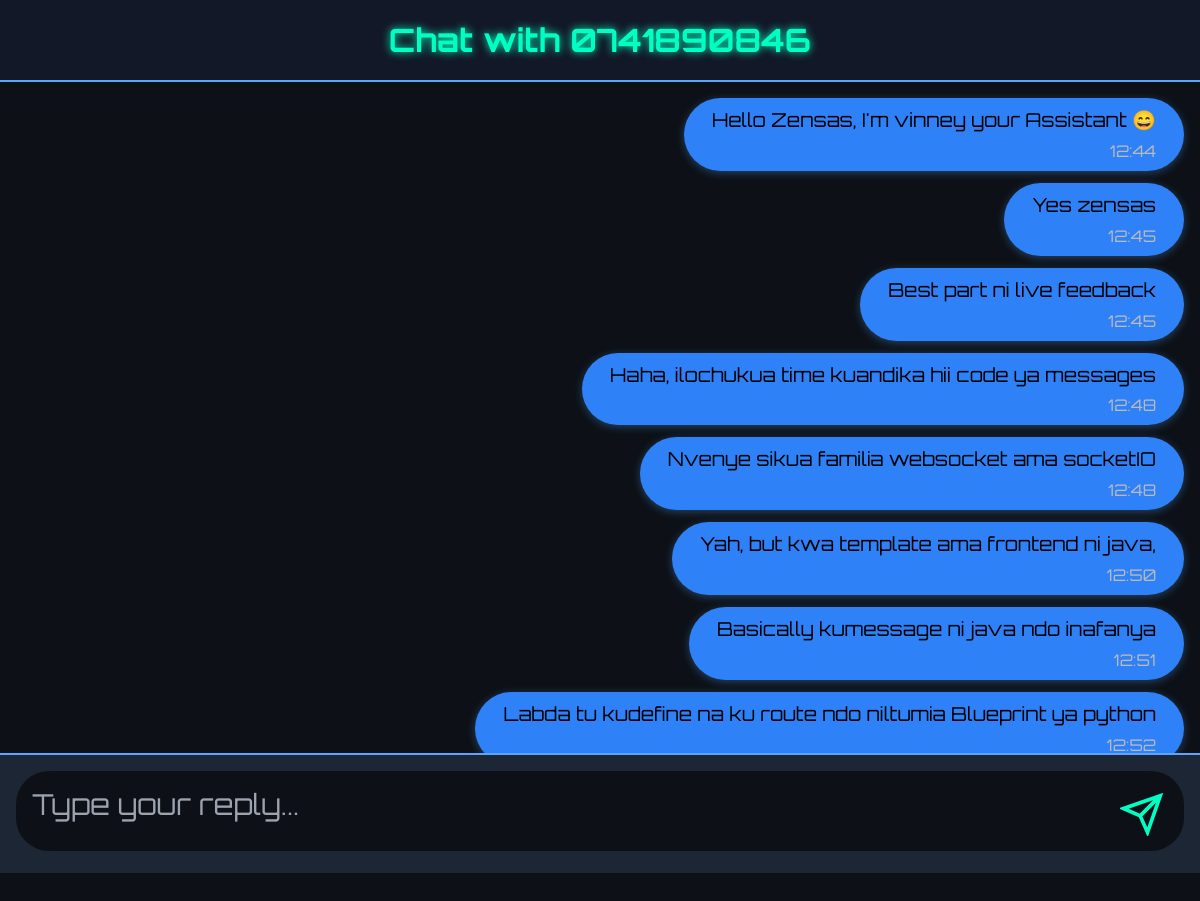
Screenshot of /messages/6 (signed in) with the database file from the repository.
### app.py (models this page shows)
class User(db.Model, UserMixin):
    id = db.Column(db.Integer, primary_key=True)
    mobile = db.Column(db.String(10), unique=True, nullable=False)
    email = db.Column(db.String(120), unique=True,  nullable=False)
    password = db.Column(db.String(255), nullable=False)
    role = db.Column(db.String(10), nullable=False, default='user')
    created_at = db.Column(db.DateTime, default=nairobi_time)
    profile_image = db.Column(db.String(255), default='/static/default-profile.png')
    location = db.Column(db.String(255), nullable=True)
    agreed = db.Column(db.Boolean, default=False)
    active = db.Column(db.Boolean, default=True)

class UserMessage(db.Model):
    id = db.Column(db.Integer, primary_key=True)
    sender_id = db.Column(db.Integer, db.ForeignKey('user.id'), nullable=False)
    mobile = db.Column(db.Integer, db.ForeignKey('user.mobile'), nullable=False)
    message = db.Column(db.Text, nullable=False)
    is_from_admin = db.Column(db.Boolean, default=False)
    timestamp = db.Column(db.DateTime, default=nairobi_time)
    read = db.Column(db.Boolean, default=False)

### app.py (the view, shortened to what this page needs)
@messaging_bp.route('/messages/<int:user_id>', methods=['GET', 'POST'])
@csrf.exempt
@login_required
def admin_chat(user_id):
    if current_user.role != 'admin':
        flash("Unauthorized.", "danger")
        return redirect(url_for('messaging.messages'))
    user = User.query.get_or_404(user_id)
    msgs = UserMessage.query.filter(
        ((UserMessage.sender_id == user.id) & (UserMessage.is_from_admin == False)) |
        ((UserMessage.is_from_admin == True) & (UserMessage.mobile == user.mobile))
    ).order_by(UserMessage.timestamp).all()
    return render_template('messaging_admin_room.html', messages=msgs, user=user, admin=current_user)

### app.py (called while the page is built)
@app.before_request
def make_session_permanent():
    session.permanent = True

@app.before_request
def auto_logout_user():
    if current_user.is_authenticated:
        user = User.query.filter_by(id=current_user.id).first()
        if user and user.role != current_user.role:
            logout_user()
            flash("Role has changed. Please log in again.", "error")
            return redirect(url_for('login'))

@login_manager.user_loader
def load_user(user_id):
    return User.query.get(int(user_id))

@app.context_processor
def inject_csrf_token():
    from flask_wtf.csrf import generate_csrf
    return dict(csrf_token=generate_csrf)

### templates/messaging_admin_room.html (shortened to what this page needs)
<!DOCTYPE html>
<html lang="en">
<head>
  <link rel="stylesheet" href="https://cdn.jsdelivr.net/npm/tailwindcss@2.2.19/dist/tailwind.min.css">
</head>
<body>
  <div class="chat-container">
    <div class="chat-header">Chat with {{ user.mobile }}</div>
    <div class="chat-box" id="chat-box">
      {% for msg in messages %}
        <div class="chat-message {% if msg.is_from_admin %}admin{% else %}user{% endif %}">
          {{ msg.message }}
          <small>{{ msg.timestamp.strftime('%H:%M') }}</small>
        </div>
      {% endfor %}
    </div>
    <div class="chat-input">
      <form method="POST" action="{{ url_for('messaging.admin_chat', user_id=user.id) }}" id="chatForm">
        <div class="input-container">
          <textarea
            name="content"
            id="content"
            placeholder="Type your reply..."
            rows="1"
            oninput="autoResize(this)"
            required
          ></textarea>
          <button type="submit" id="sendBtn">
            <svg viewBox="0 0 24 24" fill="none" stroke-width="2">
              <path d="M22 2L11 13M22 2l-7 20-4-9-9-4 20-7z"/>
            </svg>
          </button>
        </div>
      </form>
    </div>
  </div>
</body>
</html>

### templates/messaging_admin_room.html (style rules this page uses)
body { background: #0d1117; font-family: 'Orbitron', sans-serif; color: #e6edf3; margin: 0; padding: 0; height: 100vh; overflow: hidden; }
.chat-container { height: 87vh; width: 100%; background: rgba(30,30,47,0.95); display: flex; flex-direction: column; }
.chat-header { background: rgba(17,24,39,0.9); padding: 16px 20px; font-size: 2.01rem; font-weight: bold; color: #00ffc3; border-bottom: 2px solid #58a6ff; text-shadow: 0 0 8px #00ffc3; text-align: center; flex-shrink: 0; }
.chat-box { flex: 1; overflow-y: auto; padding: 16px; display: flex; flex-direction: column; gap: 12px; background: #0d1117; }
.chat-message { padding: 8px 28px; border-radius: 40px; max-width: 85%; word-wrap: break-word; font-size: 1.20rem; text-align: center; animation: fadeIn 0.3s ease-in; box-shadow: 0 2px 6px rgba(0,0,0,0.3); }
.chat-message.admin { align-self: flex-end; background: #2f81f7; color: #000; box-shadow: 0 2px 8px #58a6ff55; }
.chat-input { padding: 16px; background: rgba(31,41,55,0.9); border-top: 2px solid #58a6ff; flex-shrink: 0; }
.input-container { position: relative; width: 100%; max-width: 100%; margin: 0 auto; }
.chat-input textarea { width: 100%; padding: 12px 56px 12px 16px; border: none; border-radius: 33px; background: #0d1117; color: #e6edf3; outline: none; font-family: 'Orbitron', sans-serif; font-size: 1.8rem; resize: none; min-height: 80px; max-height: 160px; overflow-y: auto; transition: all 0.3s ease; box-sizing: border-box; }
#sendBtn { position: absolute; right: 12px; top: 50%; transform: translateY(-50%); background: none; border: none; padding: 8px; cursor: pointer; transition: transform 0.2s ease; }
#sendBtn svg { width: 44px; height: 44px; stroke: #00ffc3; transition: filter 0.2s ease; }
small { display: block; margin-top: 4px; font-size: 1.0rem; color: #bbb; text-align: right; }

### rows the page displays
User: mobile "0741890846"
UserMessage: message "Hello Zensas, I'm vinney your Assistant 😄", timestamp "12:44"
UserMessage: message "Yes zensas", timestamp "12:45"
UserMessage: message "Best part ni live feedback", timestamp "12:45"
UserMessage: message "Haha, ilochukua time kuandika hii code ya messages", timestamp "12:48"
UserMessage: message "Nvenye sikua familia websocket ama socketIO", timestamp "12:48"
UserMessage: message "Yah, but kwa template ama frontend ni java,", timestamp "12:50"
UserMessage: message "Basically kumessage ni java ndo inafanya", timestamp "12:51"
UserMessage: message "Labda tu kudefine na ku route ndo niltumia Blueprint ya python", timestamp "12:52"
